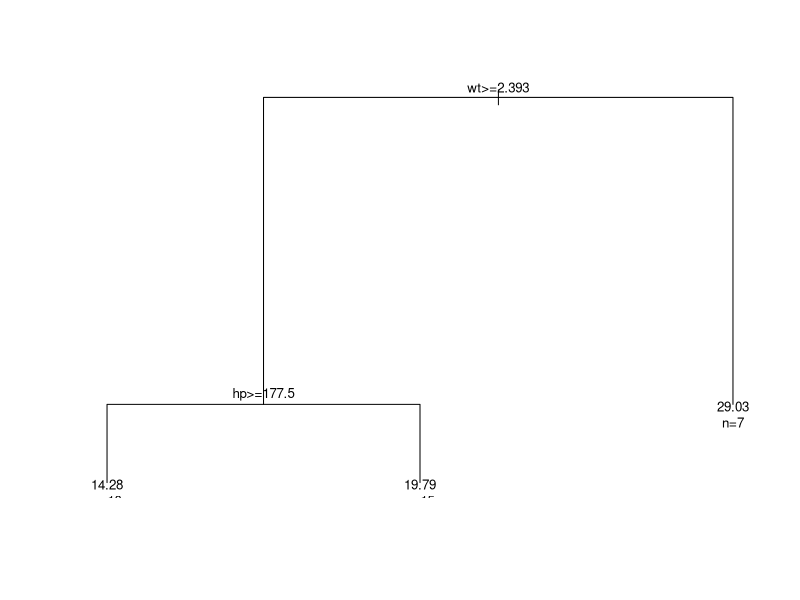

The R script that drew this image:
# Árvore de regressão (CART)
# Estatística e Ciência de Dados — ICTIN/UFLA
# Exemplo reproduzível com dados de R ou dos pacotes indicados.

if (!requireNamespace("rpart", quietly = TRUE)) install.packages("rpart")
library(rpart)
set.seed(2026)
ajuste <- rpart(mpg ~ wt + hp + qsec, data = mtcars,
               method = "anova", control = rpart.control(cp = 0.01))
printcp(ajuste)
plot(ajuste); text(ajuste, use.n = TRUE, cex = 0.8)
